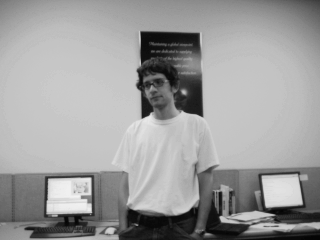
#> input picture test.pgm, 320 x 240 px
$ python ksvd.py --image test.pgm
#> lines starting #> are read from the running program, lines starting #| are printed output that depends on the picture
#> further down, image is the input picture: shape (240, 320); min 4, max 242, mean 156.5
from time import time
import cv2
import argparse
import matplotlib.pyplot as plt
import numpy as np
import scipy as sp
import pdb
from sklearn.feature_extraction.image import extract_patches_2d
from sklearn.feature_extraction.image import reconstruct_from_patches_2d
from sklearn.linear_model import OrthogonalMatchingPursuit
from sklearn.datasets import make_sparse_coded_signal
from sklearn.decomposition import MiniBatchDictionaryLearning
from matplotlib import pyplot as plt
ap = argparse.ArgumentParser()
ap.add_argument("-i", "--image", required=True, help="Path to the image")
args = vars(ap.parse_args())

def noisy_patches(image):
	image = image / 255.

	# downsample for higher speed
	image = image[::2, ::2] + image[1::2, ::2] + image[::2, 1::2] + image[1::2, 1::2]
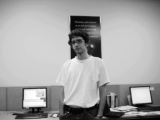
#> image: shape (120, 160) float64; min 0.0745, max 3.76, mean 2.45; drawn with min black and max white
	image /= 4.0
	height, width = image.shape
#> height = 120; width = 160

	# Distort the right half of the image
	print('Distorting image...')
	distorted = image.copy()
	#distorted[:, width // 2:] += 0.075 * np.random.randn(height, width // 2)
	distorted += 0.075 * np.random.randn(height, width)
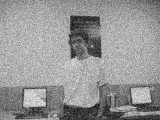
#> distorted: shape (120, 160) float64; min -0.23, max 1.2, mean 0.613; drawn with min black and max white
	print(distorted.shape)
#| (120, 160)
	cv2.imshow('noisy', distorted)
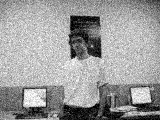
#> window 'noisy': shape (120, 160); min 0, max 255, mean 155.9
	# Extract all reference patches from the left half of the image
	print('Extracting reference patches...')
	t0 = time()
	patch_size = (7, 7)
	data = extract_patches_2d(distorted, patch_size)
	data = data.reshape(data.shape[0], -1)
	data -= np.mean(data, axis=0)
	data /= np.std(data, axis=0)
	print('done in %.2fs.' % (time() - t0))

	return (data)

def sparse_signal(noisy_data, n_coeffs, learning_ratio):

#> called with noisy_data = array of shape (17556, 49), n_coeffs = 3, learning_ratio = 0.1
	n_samples, n_features = noisy_data.shape # p X n
#> n_samples = 17556; n_features = 49
	n_components = int(learning_ratio*noisy_data.shape[0]) #k
#> n_components = 1755
	# x = D*alpha, D = initial_dict
	              # alpha = sparse_matrix
	x, init_dict, sparse_matrix = make_sparse_coded_signal(n_samples=n_samples,
                                   n_components=n_components,
                                   n_features=n_features,
                                   n_nonzero_coefs=n_coeffs,
                                   random_state=0)
	indexes = np.random.random_integers(0, noisy_data.shape[1]-1, n_components)
	#pdb.set_trace()
	init_dict = noisy_data[indexes, :]


	return init_dict, sparse_matrix

def visualize_dict(V):
	patch_size = (7, 7)
	plt.figure(figsize=(4.2, 4))
	for i, comp in enumerate(V[:100]):
		plt.subplot(10, 10, i + 1)
		plt.imshow(comp.reshape(patch_size), cmap=plt.cm.gray_r,
               interpolation='nearest')
		plt.xticks(())
		plt.yticks(())

	plt.subplots_adjust(0.08, 0.02, 0.92, 0.85, 0.08, 0.23)
	plt.show()

def ksvd(noisy_data, D, alpha):
	#sparse_rep = sparse_update()
	print(D.shape)
	print('Updating Dictionary')
	t0 = time()
	dico = MiniBatchDictionaryLearning(n_components=D.shape[0],
										alpha=2,
										n_iter=100,
										dict_init=D,
										transform_algorithm='omp')
	V = dico.fit(noisy_data)
	dt = time() - t0
	print('done in %.2fs.' % dt)

	return V.components_, dico.transform(noisy_data)

image = cv2.imread(args['image'], 0)
data = noisy_patches(image)

D, alpha = sparse_signal(data, 3, 0.1)
dict_final, sparse_rep = ksvd(data, D, alpha)
#| (1755, 49)
#> (the run stopped early here; a loop or call above may not have finished)
